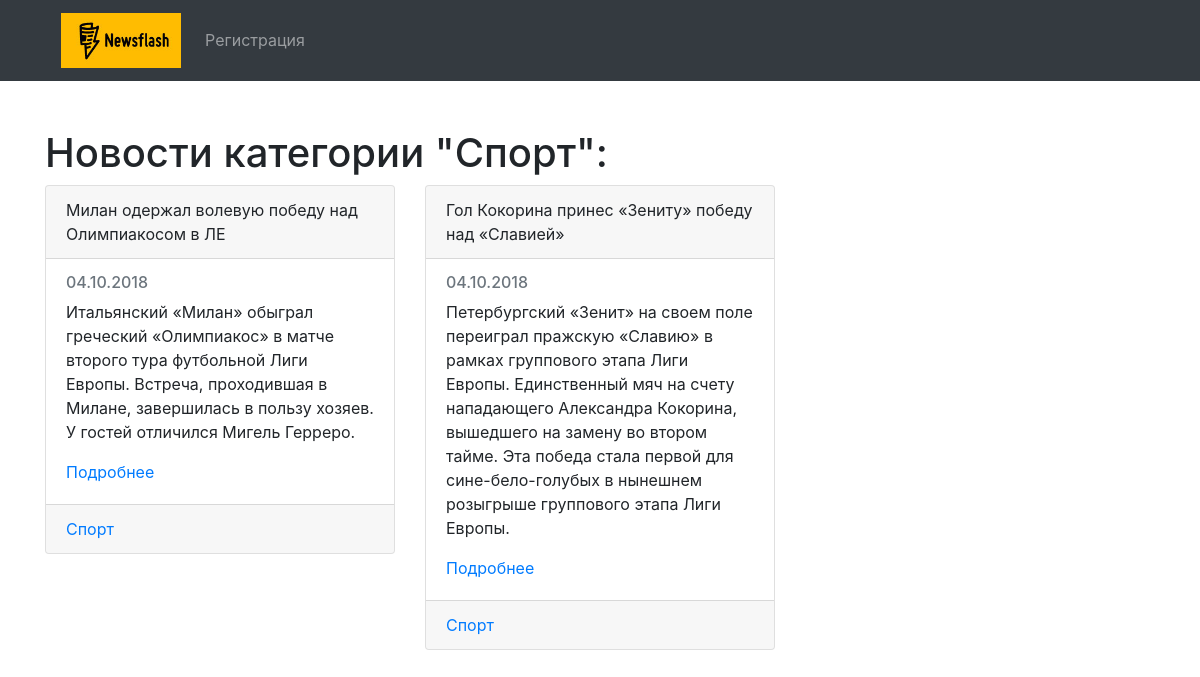
/categories/sport/, run on the app's committed database.
### news_portal/models.py (models this page shows, shortened)
class Tag(models.Model):
    title = models.CharField(max_length=150, db_index=True)
    slug = models.SlugField(max_length=150, unique=True)
    def get_absolute_url(self):
        return reverse('category_detail_url', kwargs={'slug': self.slug})

class Post(models.Model):
    title = models.CharField(max_length=150, db_index=True)
    slug = models.SlugField(max_length=150, blank=True, unique=True)
    body = models.TextField(blank=True, db_index=True)
    tags = models.ManyToManyField('Tag', blank=True, related_name = 'posts')
    date_pub = models.DateTimeField(auto_now_add=True)
    def get_absolute_url(self):
        return reverse('news_detail_url', kwargs={'slug': self.slug})

### news_portal/views.py (the view)
# urls.py: path('categories/<str:slug>/', category_detail, name="category_detail_url"),
def category_detail(request, slug):
    category = Tag.objects.get(slug__iexact=slug)
    return render(request, 'news_portal/category_detail.html', context={"category": category})

### news_portal/templates/news_portal/category_detail.html (shortened to what this page needs)
{% extends 'news_portal/base_news.html' %}
{% block content %}
  <div class="col-sm-12">
    <h1>Новости категории "{{ category.title|title }}":</h1>
  </div>
  {% for single_news in category.posts.all %}
    <div class="col-sm-4">
      <div class="card">
        <div class="card-header">{{ single_news.title }}</div>
        <div class="card-body">
          <h6 class="card-subtitle mb-2 text-muted">{{ single_news.date_pub|date:"d.m.Y" }}</h6>
          <p class="card-text">{{ single_news.body }}</p>
          <a href="{{ single_news.get_absolute_url }}" class="card-link">Подробнее</a>
        </div>
        <div class="card-footer text-muted">
          {% for cat in single_news.tags.all %}
            <a href="{{ cat.get_absolute_url }}">{{ cat.title }}</a>
          {% endfor %}
        </div>
      </div>
    </div>
  {% endfor %}
{% endblock %}

### data on the page
Tag: title "Спорт"
Post: title "Милан одержал волевую победу над Олимпиакосом в ЛЕ", date_pub "04.10.2018", body "Итальянский «Милан» обыграл греческий «Олимпиакос» в матче второго тура футбольной Лиги Европы. Встреча, проходившая в Милане, завершилась в пользу хозяев. У гостей отличился Мигель Герреро."
Post: title "Гол Кокорина принес «Зениту» победу над «Славией»", date_pub "04.10.2018", body "Петербургский «Зенит» на своем поле переиграл пражскую «Славию» в рамках группового этапа Лиги Европы. Единственный мяч на счету нападающего Александра Кокорина, вышедшего на замену во втором тайме. Эта победа стала первой для сине-бело-голубых в нынешнем розыгрыше группового этапа Лиги Европы."
